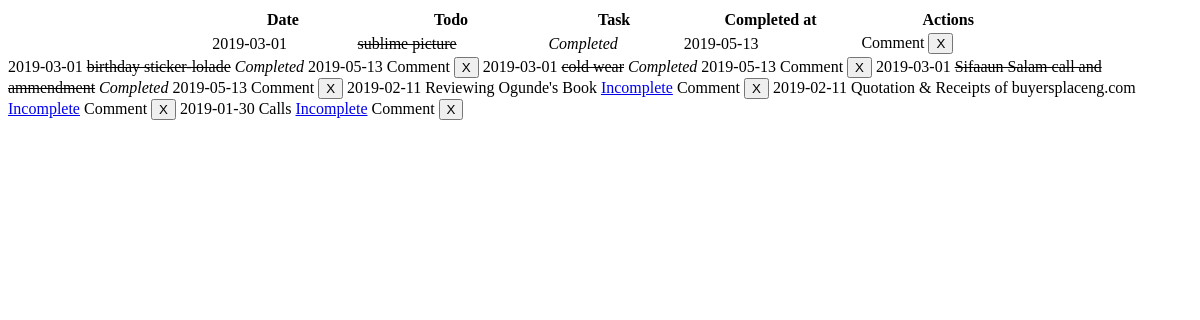
Page /addtodo.php on the earlier database version.
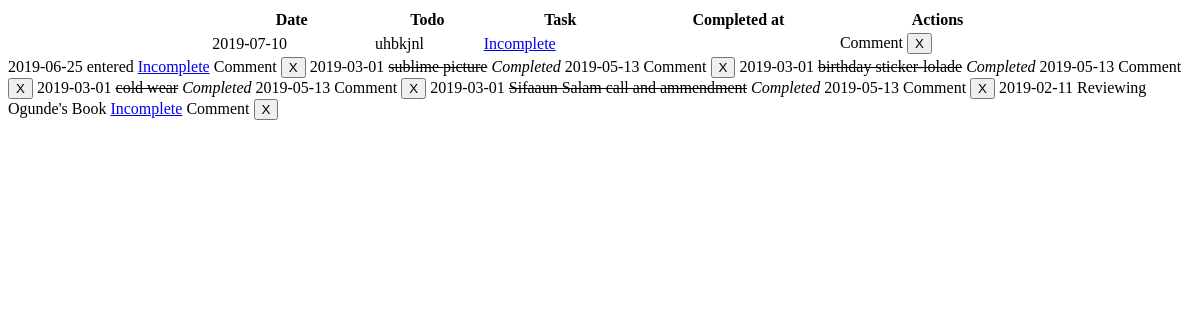
Same page on the later database version.
### tables this page shows
CREATE TABLE `todos` (
  `id` int(20) NOT NULL,
  `date` date NOT NULL,
  `todo` varchar(10000) NOT NULL,
  `task` varchar(50) NOT NULL,
  `completed_at` date DEFAULT NULL
);

### config.php (called while the page is built, shortened)
<?php
class configure{
    public $dbhost = "localhost";
    public $dbusername = "root";
    public $dbpass = "";
    public $dbname = "boldlinks_inventory";
    function connect(){
        return $this->dbcons = mysqli_connect($this->dbhost, $this->dbusername, $this->dbpass, $this->dbname);
    }
}
?>

### addtodo.php (the view, shortened to what this page needs)
<?php
include_once('config.php');
$db_class = new configure();
$date = date("Y-m-d");
$task = "Incomplete";
$todo = mysqli_real_escape_string($db_class->connect(), $_POST['myInput']);
if($_POST['tod_id']== "") {
    $query = "INSERT INTO todos(date, todo, task)
                                VALUE('$date', '$todo', '$task')";
     $result = mysqli_query($db_class->connect(), $query);
}
 if ($result) {
        $sel_qry = "SELECT * FROM todos ORDER BY id DESC LIMIT 7";
        $exp_res = mysqli_query($db_class->connect(), $sel_qry);
        ?>
 <html>
<head>
</head>
<body>
               <table class='table table-hover' style='width: 70%; margin-left: 17%;' id='todo_table'>
    <thead>
    <tr>
        <th>Date</th>
        <th>Todo</th>
        <th>Task</th>
        <th>Completed at</th>
        <th>Actions</th>
    </tr>
    </thead>
   <?php while($row = mysqli_fetch_array($exp_res)) {
        if($row['task'] == "Incomplete") { ?>
        <tr>
            <td><?php echo $row['date'] ?></td>
            <td><?php echo $row['todo'] ?></td>
            <td><a href="#" class="tasking" id="<?php echo $row['id']; ?>" ><?php echo $row['task']; ?></a></td>
            <td><?php echo $row['completed_at']; ?></td>
            <td><a onclick="window.open('todo_comment.php?id=<?=$row['id']?>','', 'width=700px, height=300px')" class="btn btn-primary btn-sm text-centre">Comment</a>
        <input type="button" name="delete" value="X" id="<?php echo $row["id"]; ?>" class="btn btn-danger btn-sm delete_data" /></td>
        </tr>
    </table>
  <?php  } else { ?>
        <tr>
            <td><?php echo $row['date'] ?> </td>
            <td><span style='text-decoration:line-through'><?php echo $row['todo'] ?></span></td>
            <td><i><?php echo $row['task']; ?></i></td>
            <td><?php echo $row['completed_at']; ?></td>
            <td><a onclick="window.open('todo_comment.php?id=<?=$row['id']?>','', 'width=700px, height=300px')" class="btn btn-primary btn-sm text-centre">Comment</a>
        <input type="button" name="delete" value="X" id="<?php echo $row["id"]; ?>" class="btn btn-danger btn-sm delete_data" /></td>
        </tr>
</table>
</body>
</html>
<?php
    }
    }
}
?>

Differences in the rows shown:
no longer on this page (row unchanged): todos: date "2019-02-11", todo "Quotation & Receipts of buyersplaceng.com", task "Incomplete"
no longer on this page (row unchanged): todos: date "2019-01-30", todo "Calls", task "Incomplete"
added todos: date "2019-07-10", todo "uhbkjnl", task "Incomplete"
added todos: date "2019-06-25", todo "entered", task "Incomplete"
